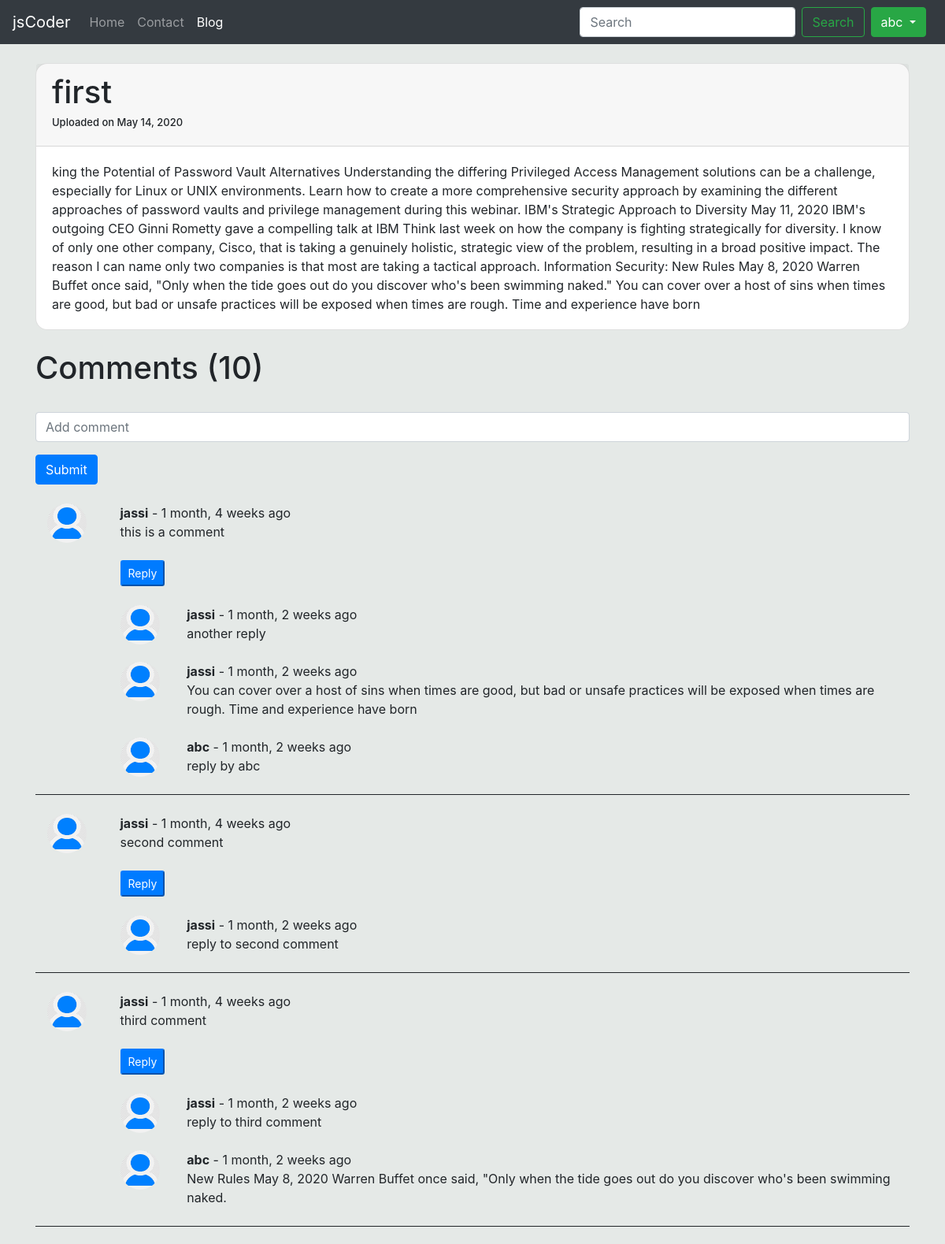
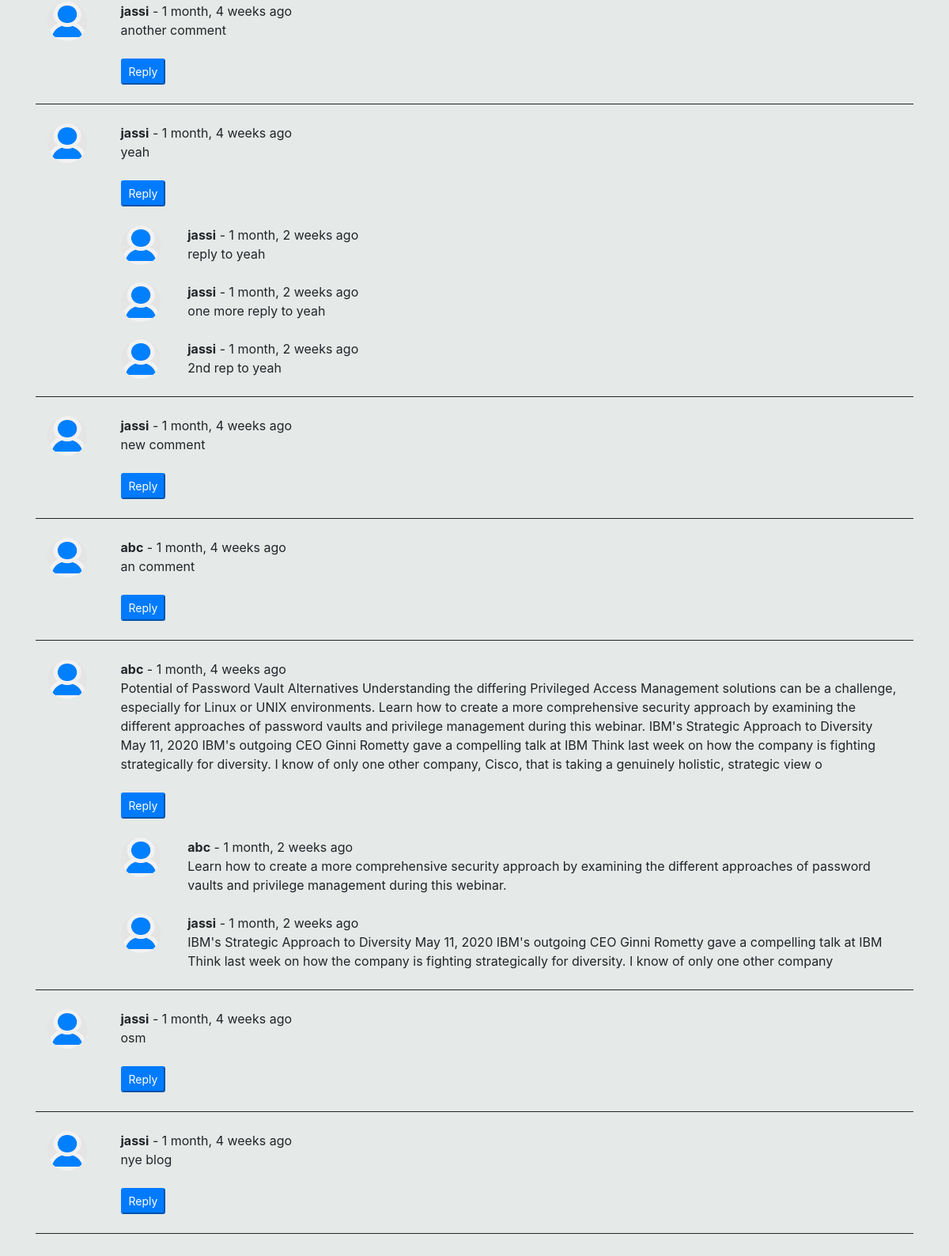
Page /blog/first (signed in) on the committed database (2 pictures, top to bottom).
### blog/models.py (models this page shows, shortened)
class Post(models.Model):
    id = models.AutoField
    title = models.CharField(max_length=100)
    content = models.TextField()
    date = models.DateField(auto_now=True)

class Comment(models.Model):
    sno = models.AutoField
    comments = models.TextField()
    user = models.ForeignKey(User,on_delete=models.CASCADE)
    time = models.DateTimeField(default=now)
    post = models.ForeignKey(Post,on_delete=models.CASCADE)
    parent = models.ForeignKey('self',on_delete=models.CASCADE,null = True)

### blog/views.py (the view)
# urls.py: path("<str:slug>",views.blodpost,name="post")
def blodpost(request,slug):
    post = Post.objects.get(title=slug)
    comment = Comment.objects.filter(post=post,parent=None)
    reply = Comment.objects.filter(post=post).exclude(parent=None)
    replydict = {}
    for rep in reply:
        if rep.parent.pk not in replydict.keys():
            replydict[rep.parent.pk] = [rep]
        else:
            replydict[rep.parent.pk].append(rep)
    param = {'post':post,'comments':comment,'replies':replydict}
    return render(request,'blog/blogpost.html',param)

### blog/templatetags/extras.py (called while the page is built)
@register.filter(name='dict_val')
def dict_val(dict,key):
    return dict.get(key)

### templates/blog/blogpost.html (shortened to what this page needs)
{% extends 'base.html' %}
{% block activeblog %}active
{% endblock activeblog %}
{% block body   %}
{% load static %}
{% load humanize %}
{% load extras %}
<div class="container">
    <div class="card my-4" style="border-radius: 15px;">
        <h1 class="card-header">{{post.title}}<div>
                <h5>
                    <font size='2px'>Uploaded on {{post.date}}</font>
                </h5>
            </div>
        </h1>
        <div class="card-body">
            <p class="card-text">{{post.content}}</p>
        </div>
    </div>
    <h1>Comments ({{comments.count}})</h1>
    {% if user.is_authenticated %}
    <form method="POST" action="/blog/PostComment/">{% csrf_token %}
        <div class="form-group">
            <input type="text" required class="form-control" name="comment" aria-describedby="emailHelp"
                placeholder="Add comment">
        </div>
        <button type="submit" class="btn btn-primary">Submit</button>
    </form>
    {% else %}
    <p>Please signup and login to post a comment</p>
    {% endif %}
    {% for i in comments %}
    <div class="row my-4 mx-0" style="border-bottom: 1px solid;overflow-wrap: break-word;">
        <div class="col-md-1"><img src="{%static 'img/user.jpg'%}" height="50px" width="50px"
                style="border-radius: 100%;"></div>
        <div class="col-md-11"><b>{{i.user.username}}</b> - {{i.time|naturaltime}}<p>{{i.comments}}</p>
            <div class="reply mx-0 my-0">
                {% if user.is_authenticated %}
                <button class="btn-sm btn-primary my-2" type="button" data-toggle="collapse"
                    data-target="#replybox{{i.pk}}" aria-expanded="false" aria-controls="collapseExampl">
                    Reply
                </button>
                {% endif %}
                {% for reply in replies|dict_val:i.pk %}
                <div class="row my-2">
                <div class="col-md-1"><img src="{%static 'img/user.jpg'%}" height="50px" width="50px"
                style="border-radius: 100%;"></div>
        <div class="col-md-11"><b>{{reply.user.username}}</b> - {{reply.time|naturaltime}}<p>{{reply.comments}}</p></div>
        </div>
                    {% endfor %}
                </div>
            </div>
        </div>
        {% endfor %}
    </div>
    <br><br><br>
    {% endblock body   %}

### templates/base.html (shortened to what this page needs)
<!doctype html>
<html lang="en">
  <head>
    <link rel="stylesheet" href="https://stackpath.bootstrapcdn.com/bootstrap/4.5.0/css/bootstrap.min.css">
  </head>
  <body style="background-color: rgb(229, 233, 231);">
  <nav class="navbar navbar-expand-lg navbar-dark bg-dark">
  <a class="navbar-brand" href="/">jsCoder</a>
  <div class="collapse navbar-collapse" id="navbarSupportedContent">
    <ul class="navbar-nav mr-auto">
      <li class="nav-item {% block activehome %}{% endblock activehome %}">
        <a class="nav-link" href="/">Home <span class="sr-only">(current)</span></a>
      </li>
      <li class="nav-item {% block activecontact %}{% endblock activecontact %}">
        <a class="nav-link" href="/contact">Contact</a>
      </li>
      <li class="nav-item {% block activeblog %}{% endblock activeblog %}">
        <a class="nav-link" href="/blog">Blog</a>
      </li>
    </ul>
    <form class="form-inline my-2 my-lg-0" action="/search/" method="POST">{% csrf_token %}
                <input class="form-control mr-sm-2" type="search" name="search" placeholder="Search" aria-label="Search">
                <button class="btn btn-outline-success my-2 my-sm-0"  Required type="submit">Search</button>
                {% if user.is_authenticated %}
                <div class="btn-group">
                    <button type="button" class="btn btn-success dropdown-toggle mx-2" data-toggle="dropdown"
                        aria-haspopup="true" aria-expanded="false">
                        {{user}}
                    </button>
                    {% endif %}
                </div>
            </form>
  </div>
</nav>
    {% block body %}{% endblock body %}
  </body>
</html>

### rows in the picture
Post: title "first", date "May 14, 2020", content "king the Potential of Password Vault Alternatives Understanding the differing Privileged Access Management solutions can be a challenge, especially for Linux or UNIX environments. Learn how to create a more comprehensive security approach by examining the different approaches of password vaults and privilege management during this webinar. IBM's Strategic Approach to Diversity May 11, 2020 IBM's outgoing CEO Ginni Rometty gave a compelling talk at IBM Think last week on how the company is fighting strategically for diversity. I know of only one other company, Cisco, that is taking a genuinely holistic, strategic view of the problem, resulting in a broad positive impact. The reason I can…"
Comment: user.username "jassi", time "1 month, 4 weeks ago", comments "this is a comment"
Comment: user.username "jassi", time "1 month, 2 weeks ago", comments "another reply"
Comment: user.username "jassi", time "1 month, 2 weeks ago", comments "You can cover over a host of sins when times are good, but bad or unsafe practices will be exposed when times are rough. Time and experience have born"
Comment: user.username "abc", time "1 month, 2 weeks ago", comments "reply by abc"
Comment: user.username "jassi", time "1 month, 4 weeks ago", comments "second comment"
Comment: user.username "jassi", time "1 month, 2 weeks ago", comments "reply to second comment"
Comment: user.username "jassi", time "1 month, 4 weeks ago", comments "third comment"
Comment: user.username "jassi", time "1 month, 2 weeks ago", comments "reply to third comment"
Comment: user.username "abc", time "1 month, 2 weeks ago", comments "New Rules May 8, 2020 Warren Buffet once said, \"Only when the tide goes out do you discover who's been swimming naked."
Comment: user.username "jassi", time "1 month, 4 weeks ago", comments "another comment"
Comment: user.username "jassi", time "1 month, 4 weeks ago", comments "yeah"
Comment: user.username "jassi", time "1 month, 2 weeks ago", comments "reply to yeah"
Comment: user.username "jassi", time "1 month, 2 weeks ago", comments "one more reply to yeah"
Comment: user.username "jassi", time "1 month, 2 weeks ago", comments "2nd rep to yeah"
Comment: user.username "jassi", time "1 month, 4 weeks ago", comments "new comment"
Comment: user.username "abc", time "1 month, 4 weeks ago", comments "an comment"
Comment: user.username "abc", time "1 month, 4 weeks ago", comments "Potential of Password Vault Alternatives Understanding the differing Privileged Access Management solutions can be a challenge, especially for Linux or UNIX environments. Learn how to create a more comprehensive security approach by examining the different approaches of password vaults and privilege management during this webinar. IBM's Strategic Approach to Diversity May 11, 2020 IBM's outgoing CEO Ginni Rometty gave a compelling talk at IBM Think last week on how the company is fighting strategically for diversity. I know of only one other company, Cisco, that is taking a genuinely holistic, strategic view o"
Comment: user.username "abc", time "1 month, 2 weeks ago", comments "Learn how to create a more comprehensive security approach by examining the different approaches of password vaults and privilege management during this webinar."
Comment: user.username "jassi", time "1 month, 2 weeks ago", comments "IBM's Strategic Approach to Diversity May 11, 2020 IBM's outgoing CEO Ginni Rometty gave a compelling talk at IBM Think last week on how the company is fighting strategically for diversity. I know of only one other company"
Comment: user.username "jassi", time "1 month, 4 weeks ago", comments "osm"
Comment: user.username "jassi", time "1 month, 4 weeks ago", comments "nye blog"

### other values in the picture
{{ user }} "abc"
{{ comments.count }} "10"
